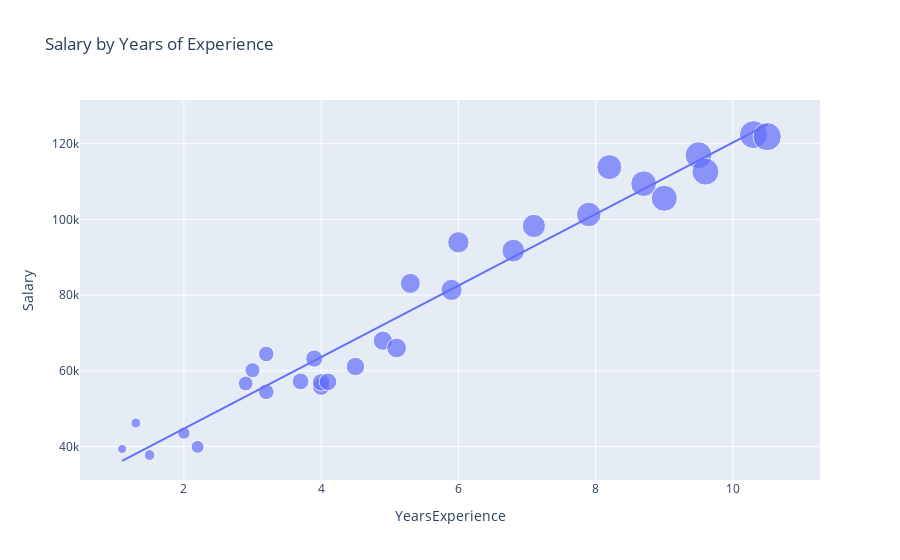

The cell this chart's notebook holds for it:
### Code cell
figure = px.scatter(data, x = 'YearsExperience', y = 'Salary', size = 'YearsExperience', title='Salary by Years of Experience', trendline='ols')
figure.show()

### Figure 1 — Plotly figure (JSON) as saved in the notebook; plotly's stock layout.template omitted (floating-point values rounded to 4 significant figures)
{"data": [{"hovertemplate": "YearsExperience=%{marker.size}<br>Salary=%{y}<extra></extra>", "legendgroup": "", "marker": {"color": "#636efa", "size": [1.1, 1.3, 1.5, 2, 2.2, 2.9, 3, 3.2, 3.2, 3.7, 3.9, 4, 4, 4.1, 4.5, 4.9, 5.1, 5.3, 5.9, 6, 6.8, 7.1, 7.9, 8.2, 8.7, 9, 9.5, 9.6, 10.3, 10.5], "sizemode": "area", "sizeref": 0.02625, "symbol": "circle"}, "mode": "markers", "name": "", "orientation": "v", "showlegend": false, "type": "scatter", "x": [1.1, 1.3, 1.5, 2, 2.2, 2.9, 3, 3.2, 3.2, 3.7, 3.9, 4, 4, 4.1, 4.5, 4.9, 5.1, 5.3, 5.9, 6, 6.8, 7.1, 7.9, 8.2, 8.7, 9, 9.5, 9.6, 10.3, 10.5], "xaxis": "x", "y": [39343, 46205, 37731, 43525, 39891, 56642, 60150, 54445, 64445, 57189, 63218, 55794, 56957, 57081, 61111, 67938, 66029, 83088, 81363, 93940, 91738, 98273, 101302, 113812, 109431, 105582, 116969, 112635, 122391, 121872], "yaxis": "y"}, {"hovertemplate": "<b>OLS trendline</b><br>Salary = 9449.96 * YearsExperience + 25792.2<br>R<sup>2</sup>=0.956957<br><br>YearsExperience=%{x}<br>Salary=%{y} <b>(trend)</b><extra></extra>", "legendgroup": "", "marker": {"color": "#636efa", "symbol": "circle"}, "mode": "lines", "name": "", "showlegend": false, "type": "scatter", "x": [1.1, 1.3, 1.5, 2, 2.2, 2.9, 3, 3.2, 3.2, 3.7, 3.9, 4, 4, 4.1, 4.5, 4.9, 5.1, 5.3, 5.9, 6, 6.8, 7.1, 7.9, 8.2, 8.7, 9, 9.5, 9.6, 10.3, 10.5], "xaxis": "x", "y": [36190.0, 38080.0, 39970.0, 44690.0, 46580.0, 53200.0, 54140.0, 56030.0, 56030.0, 60760.0, 62650.0, 63590.0, 63590.0, 64540.0, 68320.0, 72100.0, 73990.0, 75880.0, 81550.0, 82490.0, 90050.0, 92890.0, 100400.0, 103300.0, 108000.0, 110800.0, 115600.0, 116500.0, 123100.0, 125000.0], "yaxis": "y"}], "layout": {"legend": {"itemsizing": "constant", "tracegroupgap": 0}, "title": {"text": "Salary by Years of Experience"}, "xaxis": {"anchor": "y", "domain": [0, 1], "title": {"text": "YearsExperience"}}, "yaxis": {"anchor": "x", "domain": [0, 1], "title": {"text": "Salary"}}}}
